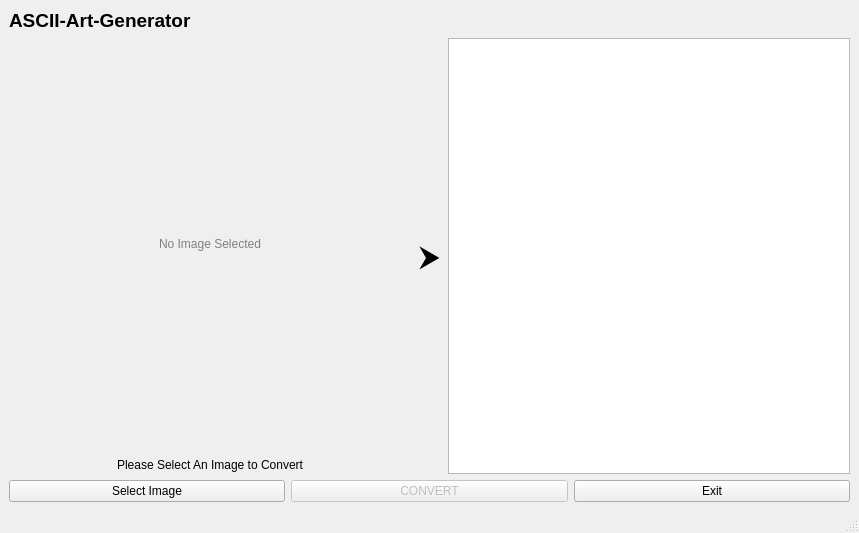
<?xml version="1.0" encoding="UTF-8"?>
<ui version="4.0">
 <class>MainWindow</class>
 <widget class="QMainWindow" name="MainWindow">
  <property name="geometry">
   <rect>
    <x>0</x>
    <y>0</y>
    <width>859</width>
    <height>533</height>
   </rect>
  </property>
  <property name="windowTitle">
   <string>MainWindow</string>
  </property>
  <widget class="QWidget" name="centralwidget">
   <layout class="QVBoxLayout" name="verticalLayout_2">
    <item>
     <layout class="QVBoxLayout" name="verticalLayout">
      <item>
       <widget class="QLabel" name="lbl_title">
        <property name="sizePolicy">
         <sizepolicy hsizetype="Minimum" vsizetype="Minimum">
          <horstretch>0</horstretch>
          <verstretch>0</verstretch>
         </sizepolicy>
        </property>
        <property name="maximumSize">
         <size>
          <width>16777215</width>
          <height>25</height>
         </size>
        </property>
        <property name="font">
         <font>
          <pointsize>14</pointsize>
          <bold>true</bold>
         </font>
        </property>
        <property name="text">
         <string>ASCII-Art-Generator</string>
        </property>
       </widget>
      </item>
      <item>
       <layout class="QHBoxLayout" name="horizontalLayout">
        <item>
         <layout class="QVBoxLayout" name="verticalLayout_3">
          <item>
           <widget class="QLabel" name="lbl_image">
            <property name="sizePolicy">
             <sizepolicy hsizetype="Expanding" vsizetype="Expanding">
              <horstretch>0</horstretch>
              <verstretch>0</verstretch>
             </sizepolicy>
            </property>
            <property name="minimumSize">
             <size>
              <width>400</width>
              <height>380</height>
             </size>
            </property>
            <property name="font">
             <font>
              <bold>false</bold>
             </font>
            </property>
            <property name="styleSheet">
             <string notr="true">color: grey</string>
            </property>
            <property name="text">
             <string>No Image Selected</string>
            </property>
            <property name="alignment">
             <set>Qt::AlignmentFlag::AlignCenter</set>
            </property>
           </widget>
          </item>
          <item>
           <widget class="QLabel" name="lbl_imageSelect">
            <property name="sizePolicy">
             <sizepolicy hsizetype="Expanding" vsizetype="Fixed">
              <horstretch>0</horstretch>
              <verstretch>0</verstretch>
             </sizepolicy>
            </property>
            <property name="minimumSize">
             <size>
              <width>0</width>
              <height>18</height>
             </size>
            </property>
            <property name="maximumSize">
             <size>
              <width>16777215</width>
              <height>18</height>
             </size>
            </property>
            <property name="text">
             <string>Please Select An Image to Convert</string>
            </property>
            <property name="alignment">
             <set>Qt::AlignmentFlag::AlignCenter</set>
            </property>
           </widget>
          </item>
         </layout>
        </item>
        <item>
         <widget class="QLabel" name="lbl_arrow">
          <property name="sizePolicy">
           <sizepolicy hsizetype="Fixed" vsizetype="Fixed">
            <horstretch>0</horstretch>
            <verstretch>0</verstretch>
           </sizepolicy>
          </property>
          <property name="minimumSize">
           <size>
            <width>25</width>
            <height>25</height>
           </size>
          </property>
          <property name="font">
           <font>
            <pointsize>22</pointsize>
           </font>
          </property>
          <property name="text">
           <string>⮞</string>
          </property>
          <property name="alignment">
           <set>Qt::AlignmentFlag::AlignCenter</set>
          </property>
         </widget>
        </item>
        <item>
         <widget class="QPlainTextEdit" name="txt_output">
          <property name="sizePolicy">
           <sizepolicy hsizetype="Expanding" vsizetype="Expanding">
            <horstretch>0</horstretch>
            <verstretch>0</verstretch>
           </sizepolicy>
          </property>
          <property name="minimumSize">
           <size>
            <width>400</width>
            <height>400</height>
           </size>
          </property>
          <property name="font">
           <font>
            <family>Cascadia Mono</family>
            <bold>false</bold>
           </font>
          </property>
          <property name="readOnly">
           <bool>true</bool>
          </property>
         </widget>
        </item>
       </layout>
      </item>
      <item>
       <layout class="QHBoxLayout" name="horizontalLayout_2">
        <property name="topMargin">
         <number>0</number>
        </property>
        <property name="rightMargin">
         <number>0</number>
        </property>
        <item>
         <widget class="QPushButton" name="btn_imageSelect">
          <property name="text">
           <string>Select Image</string>
          </property>
         </widget>
        </item>
        <item>
         <widget class="QPushButton" name="btn_convert">
          <property name="enabled">
           <bool>false</bool>
          </property>
          <property name="text">
           <string>CONVERT</string>
          </property>
         </widget>
        </item>
        <item>
         <widget class="QPushButton" name="btn_exit">
          <property name="text">
           <string>Exit</string>
          </property>
         </widget>
        </item>
       </layout>
      </item>
     </layout>
    </item>
   </layout>
  </widget>
  <widget class="QMenuBar" name="menubar">
   <property name="geometry">
    <rect>
     <x>0</x>
     <y>0</y>
     <width>859</width>
     <height>21</height>
    </rect>
   </property>
  </widget>
  <widget class="QStatusBar" name="statusbar"/>
 </widget>
 <resources/>
 <connections/>
</ui>
